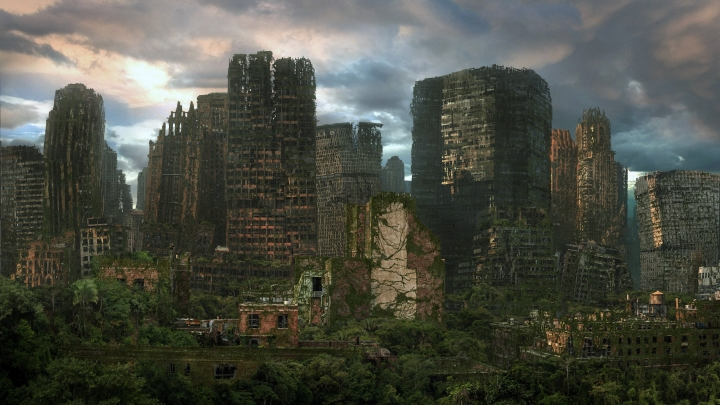
#> input picture OpenCV-Python-Tutorials/human.jpg, 720 x 405 px
$ jupyter execute chap1.1.ipynb
#> lines starting #> are read from the running program, lines starting #| are printed output that depends on the picture
[cell 1]
import numpy as np
import cv2
img = cv2.imread('human.jpg',1)
#> img is the input picture: shape (405, 720, 3); mean B, G, R 67.9, 78.1, 76
cv2.imshow('img',img)
cv2.waitKey(0)
cv2.destroyAllWindows()

[cell 2]
import numpy as np
import cv2
cap = cv2.VideoCapture(0)
while(True):
    ret, frame = cap.read()
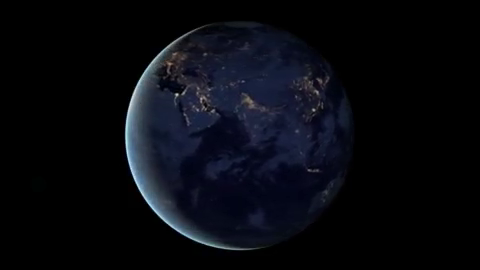
#> input picture frame 90 of OpenCV-Python-Tutorials/sample.avi, 480 x 270 px, given in place of the camera
#> frame is the input picture: shape (270, 480, 3); mean B, G, R 15.2, 9.4, 7.8
    gray = cv2.cvtColor(frame, cv2.COLOR_BGR2GRAY)
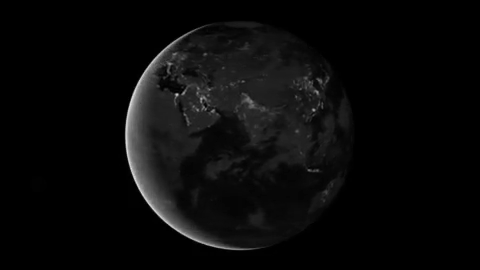
#> gray: shape (270, 480); min 0, max 221, mean 9.6
    cv2.imshow('frame',gray)
    if cv2.waitKey(1) & 0xFF == ord('q'):
#> (key q is pressed here)
        break

cap.release()
cv2.destroyAllWindows()

[cell 3]
import numpy as np
import cv2

cap = cv2.VideoCapture('sample.avi')

while(cap.isOpened()):

    ret, frame = cap.read()
    if ret == False:
        break

    gray = cv2.cvtColor(frame, cv2.COLOR_BGR2GRAY)

    cv2.imshow('frame',gray)
    if cv2.waitKey(1) & 0xFF == ord('q'):
#> (key q is pressed here)
